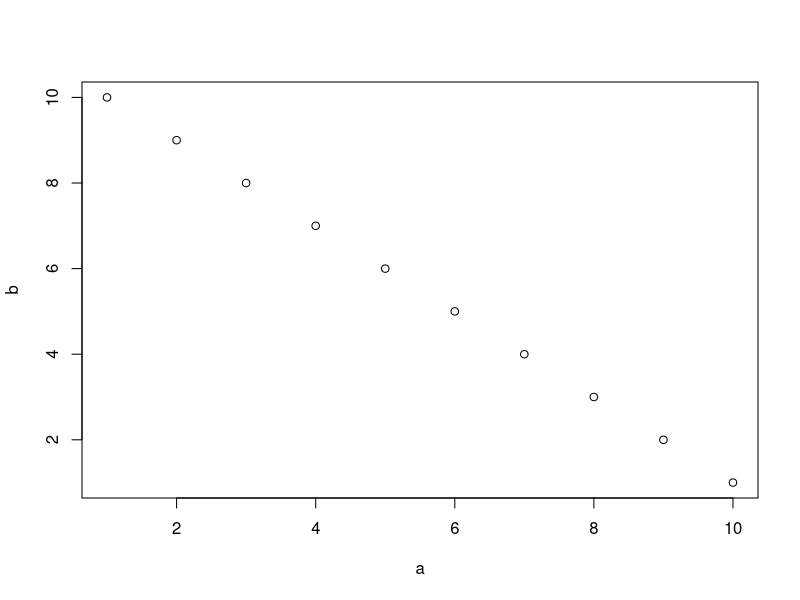
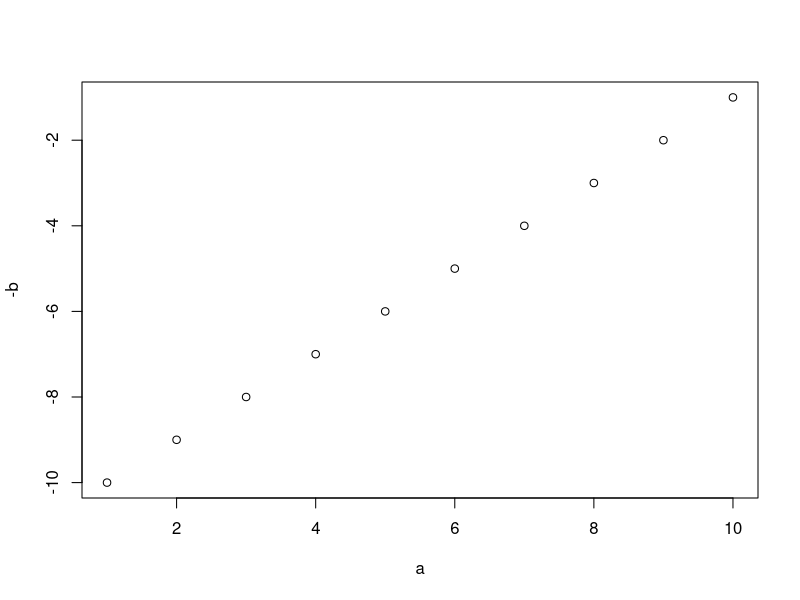
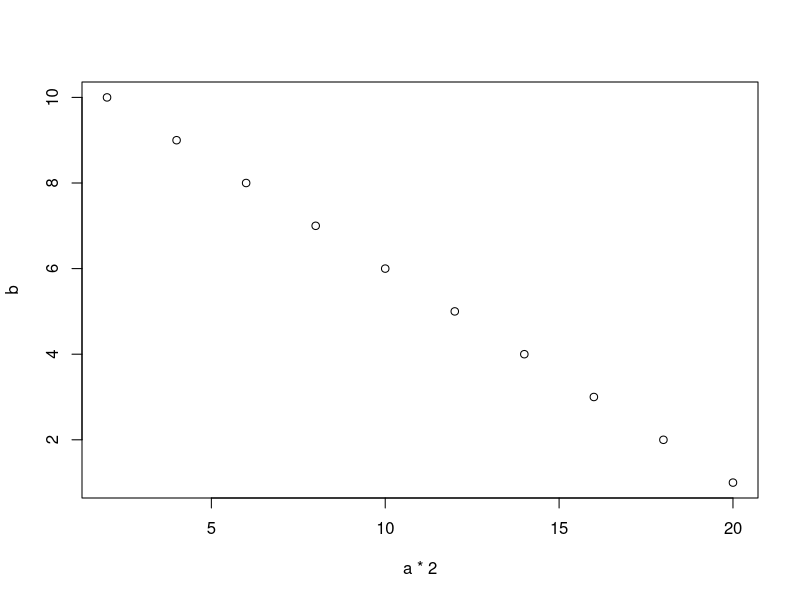
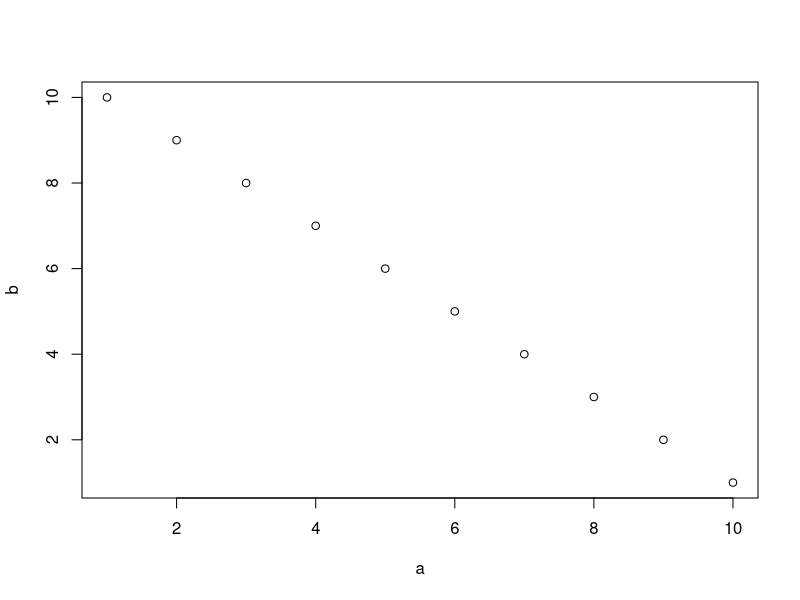
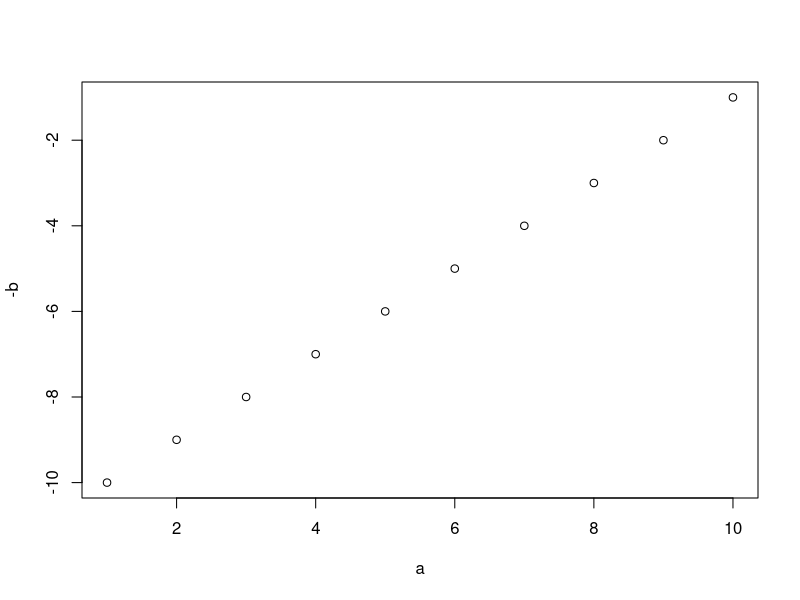
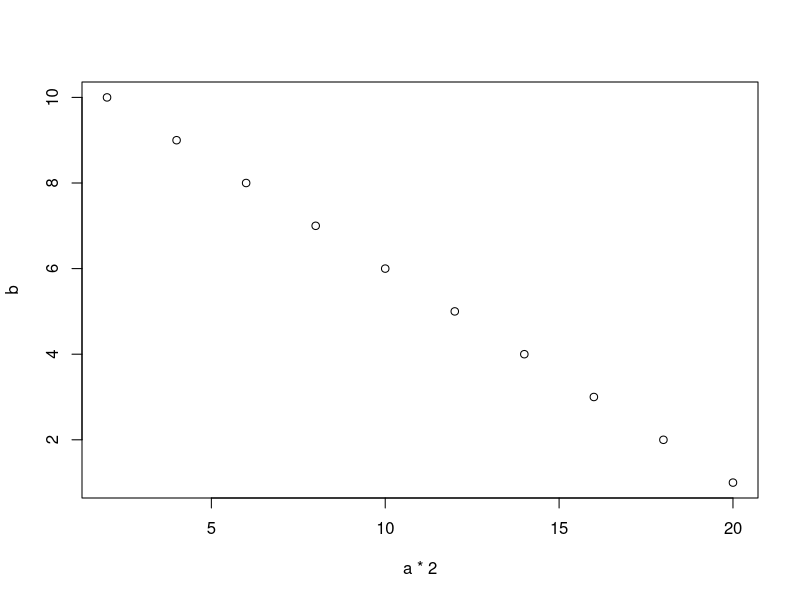

These figures' R source, in order:
## ---- chunk 1
a <- 1:10
b <- 10:1

plot (a, b)

## ---- chunk 2
plot (a, -b)
## ---- chunk 3
plot (a * 2, b)
## ---- chunk 4
plot (a,b)
## ---- chunk 5
plot (a, -b)
## ---- chunk 6
plot (a * 2, b)
